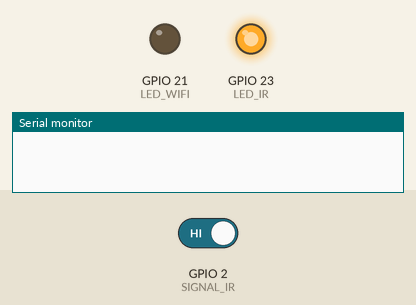
A sketch run on a simulated ESP32. Parts: output pins drawn as LEDs (lit = HIGH), the last lines printed to the serial monitor. Inputs (shaded band) come from the test bench; at power-on: GPIO 2 (SIGNAL_IR) HIGH. WiFi joins after 1.5 s; servers stay silent unless stated; uploads are accepted with an empty reply.

Above: at 1.2 s.
1.3 s: GPIO 2 (SIGNAL_IR) driven LOW
At 2.2 s:
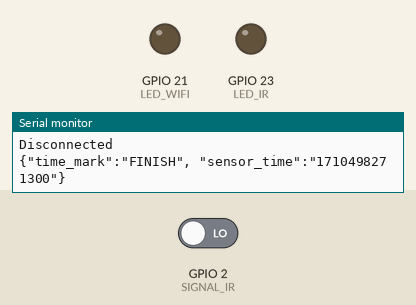
At 3.4 s:
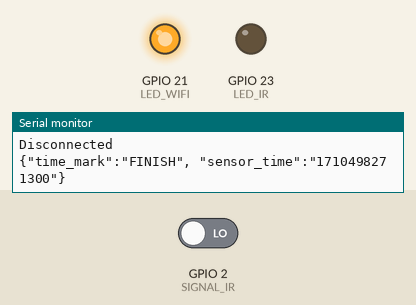
4.0 s: GPIO 2 (SIGNAL_IR) driven HIGH
At 4.5 s:
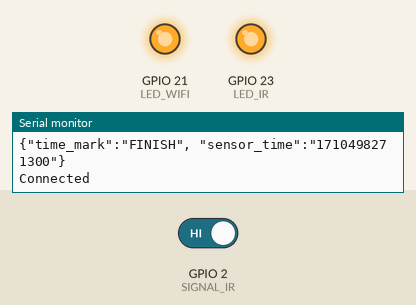
Timing chart, 0 to 7.0 s (numbered marks = the images above; inputs shaded):
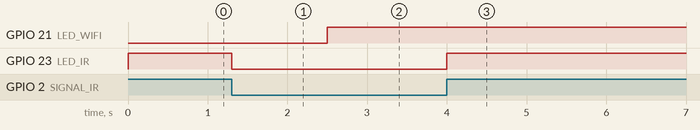

Measured:
- after the input at 1.3 s, GPIO 21 (LED_WIFI): LOW → HIGH after 1.2 s instead of 0.20 s; GPIO 23 (LED_IR): HIGH → LOW at once
- after the input at 4.0 s, GPIO 23 (LED_IR): LOW → HIGH at once

The sketch:

hhj-sensor.ino
```cpp
#include "WiFi.h"
#include "HTTPClient.h"

#ifndef LED_IR
#define LED_IR 23
#endif

#ifndef LED_WIFI
#define LED_WIFI 21
#endif

#ifndef SIGNAL_IR
#define SIGNAL_IR 2
#endif

const char *ssid = "NotForSquares";
const char *password = "nfsWiFiPass";

// const char *server = "http://192.168.10.100:3003/timereadings/";
const char *server = "http://192.168.10.200:3003/timereadings/";

void setup() {
  Serial.begin(115200);

  WiFi.mode(WIFI_STA);
  WiFi.disconnect();
  WiFi.begin(ssid, password);

  pinMode(LED_IR, OUTPUT);
  pinMode(LED_WIFI, OUTPUT);
  pinMode(SIGNAL_IR, INPUT);
}

// String selectedModeLabel = "START";
String selectedModeLabel = "FINISH";

int sensorState = HIGH;
int sensorLastState = HIGH;

void loop() {
  /*
    WiFi connection
  */

  if (WiFi.status() == WL_CONNECTED) {
    digitalWrite(LED_WIFI, HIGH);
  } else {
    digitalWrite(LED_WIFI, LOW);
  }


  /*
    Sensor reading
  */

  sensorState = digitalRead(SIGNAL_IR);
  // String reading = "Reading: " + String(sensorState);
  // Serial.println(reading);


  if (sensorState == LOW) {
    digitalWrite(LED_IR, LOW);
  } else {
    digitalWrite(LED_IR, HIGH);
  }

  if (sensorState && !sensorLastState) {
    Serial.println("Connected");
  }
  if (!sensorState && sensorLastState) {
    Serial.println("Disconnected");

    WiFiClient client;
    HTTPClient http;

    http.begin(client, server);
    http.addHeader("Content-Type", "application/json");

    struct timeval tv_now;
    gettimeofday(&tv_now, NULL);
    int64_t time_us = (int64_t)tv_now.tv_sec * 1000L + (int64_t)tv_now.tv_usec / 1000L;
    String httpRequestData = "{\"time_mark\":\"" + String(selectedModeLabel) + "\", \"sensor_time\":\"" + String(time_us) + "\"}";
    Serial.println(httpRequestData);

    int httpResponseCode = http.POST(httpRequestData);
    http.end();
    delay(1000);
  }
  sensorLastState = sensorState;
}
```
